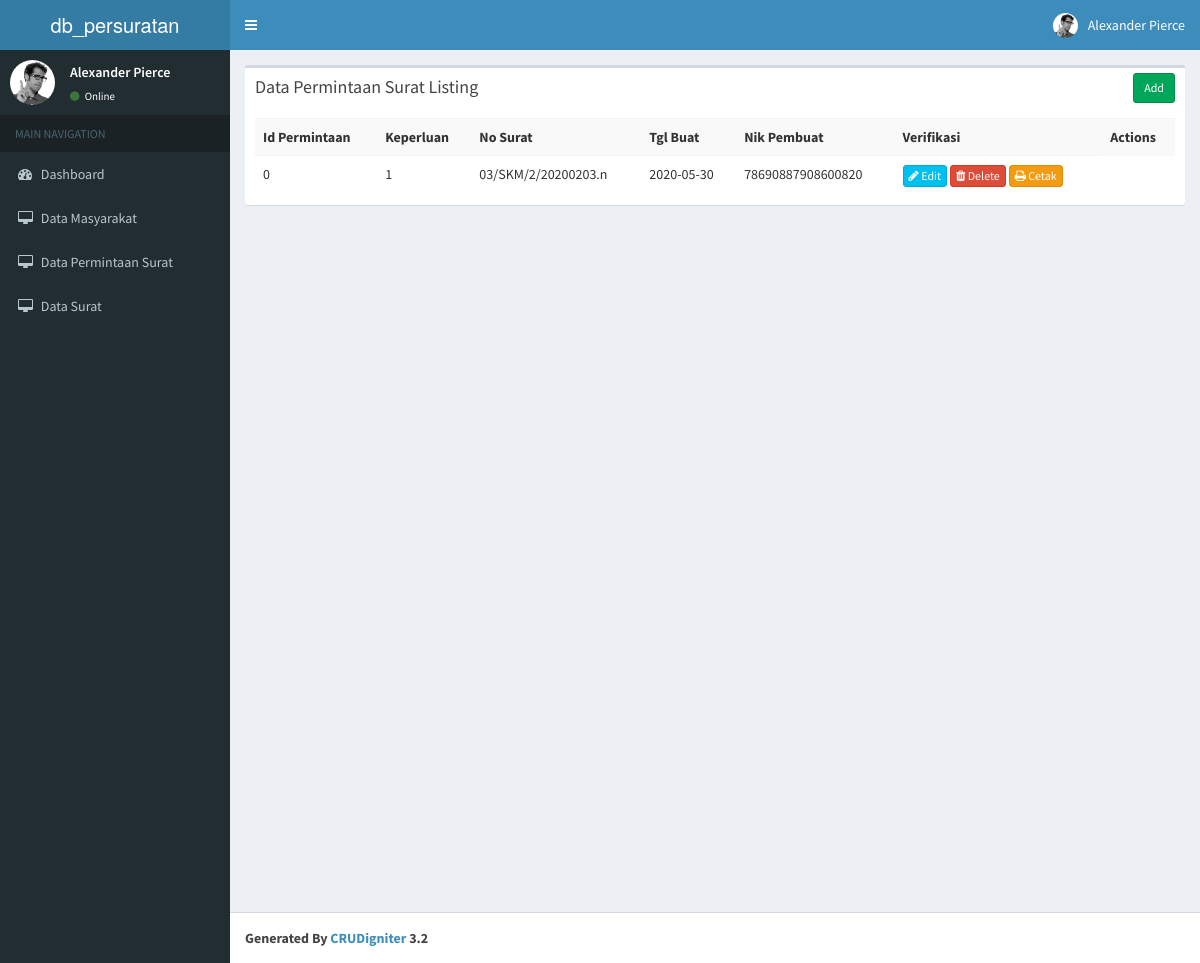
Screenshot of /index.php/data_permintaan_surat with the database file from the repository.
### tables this page shows
CREATE TABLE `data_permintaan_surat` (
  `id_permintaan` int(5) NOT NULL,
  `keperluan` int(3) NOT NULL,
  `no_surat` varchar(30) NOT NULL,
  `tgl_buat` date NOT NULL,
  `nik_pembuat` varchar(17) NOT NULL,
  `ket_1` text NOT NULL,
  `ket_2` text NOT NULL
);

### application/controllers/Data_permintaan_surat.php (called while the page is built, shortened)
<?php
class Data_permintaan_surat extends CI_Controller{
    function __construct()
    {
        $this->load->model('Data_permintaan_surat_model');
    }
    function index()
    {
        $data['data_permintaan_surat'] = $this->Data_permintaan_surat_model->get_all_data_permintaan_surat();
        $data['_view'] = 'data_permintaan_surat/index';
        $this->load->view('layouts/main',$data);
    }
}

### index.php (called while the page is built, shortened)
<?php
require_once BASEPATH.'core/CodeIgniter.php';

### application/models/Data_permintaan_surat_model.php (called while the page is built, shortened)
<?php
class Data_permintaan_surat_model extends CI_Model
{
    function get_all_data_permintaan_surat()
    {
        $this->db->order_by('id_permintaan', 'desc');
        return $this->db->get('data_permintaan_surat')->result_array();
    }
}

### application/views/data_permintaan_surat/index.php (the view)
<div class="row">
    <div class="col-md-12">
        <div class="box">
            <div class="box-header">
                <h3 class="box-title">Data Permintaan Surat Listing</h3>
            	<div class="box-tools">
                    <a href="<?php echo site_url('data_permintaan_surat/add'); ?>" class="btn btn-success btn-sm">Add</a>
                </div>
            </div>
            <div class="box-body">
                <table class="table table-striped">
                    <tr>
						<th>Id Permintaan</th>
						<th>Keperluan</th>
						<th>No Surat</th>
						<th>Tgl Buat</th>
						<th>Nik Pembuat</th>
						<th>Verifikasi</th>
						<th>Actions</th>
                    </tr>
                    <?php foreach($data_permintaan_surat as $d){ ?>
                    <tr>
						<td><?php echo $d['id_permintaan']; ?></td>
						<td><?php echo $d['keperluan']; ?></td>
						<td><?php echo $d['no_surat']; ?></td>
						<td><?php echo $d['tgl_buat']; ?></td>
						<td><?php echo $d['nik_pembuat']; ?></td>
						<td>
                            <a href="<?php echo site_url('data_permintaan_surat/edit/'.$d['id_permintaan']); ?>" class="btn btn-info btn-xs"><span class="fa fa-pencil"></span> Edit</a>
                            <a href="<?php echo site_url('data_permintaan_surat/remove/'.$d['id_permintaan']); ?>" class="btn btn-danger btn-xs"><span class="fa fa-trash"></span> Delete</a>
                            <a href="<?php echo site_url('data_permintaan_surat/print/'.$d['id_permintaan']); ?>" class="btn btn-warning btn-xs"><span class="fa fa-print"></span> Cetak</a>
                        </td>
                    </tr>
                    <?php } ?>
                </table>
            </div>
        </div>
    </div>
</div>

### application/views/layouts/main.php (shortened to what this page needs)
<!DOCTYPE html>
<html>
    <head>
        <link rel="stylesheet" href="<?php echo site_url('resources/css/bootstrap.min.css');?>">
        <link rel="stylesheet" href="<?php echo site_url('resources/css/jquery-ui.min.css');?>">
        <link rel="stylesheet" href="<?php echo site_url('resources/css/font-awesome.min.css');?>">
        <link rel="stylesheet" type="text/css" href="<?php echo site_url('resources/css/datatables.min.css'); ?>">
        <link rel="stylesheet" href="<?php echo site_url('resources/css/AdminLTE.min.css');?>">
        <link rel="stylesheet" href="<?php echo site_url('resources/css/_all-skins.min.css');?>">
    </head>
    <body class="hold-transition skin-blue sidebar-mini">
        <div class="wrapper">
            <header class="main-header">
                <a href="" class="logo">
                    <span class="logo-lg">db_persuratan</span>
                </a>
                <nav class="navbar navbar-static-top">
                    <a href="#" class="sidebar-toggle" data-toggle="offcanvas" role="button">
                    </a>
                    <div class="navbar-custom-menu">
                        <ul class="nav navbar-nav">
                            <li class="dropdown user user-menu">
                                <a href="#" class="dropdown-toggle" data-toggle="dropdown">
                                    <img src="<?php echo site_url('resources/img/user2-160x160.jpg');?>" class="user-image" alt="User Image">
                                    <span class="hidden-xs">Alexander Pierce</span>
                                </a>
                            </li>
                        </ul>
                    </div>
                </nav>
            </header>
            <aside class="main-sidebar">
                <section class="sidebar">
                    <div class="user-panel">
                        <div class="pull-left image">
                            <img src="<?php echo site_url('resources/img/user2-160x160.jpg');?>" class="img-circle" alt="User Image">
                        </div>
                        <div class="pull-left info">
                            <p>Alexander Pierce</p>
                            <a href="#"><i class="fa fa-circle text-success"></i> Online</a>
                        </div>
                    </div>
                    <ul class="sidebar-menu">
                        <li class="header">MAIN NAVIGATION</li>
                        <li>
                            <a href="<?php echo site_url();?>">
                                <i class="fa fa-dashboard"></i> <span>Dashboard</span>
                            </a>
                        </li>
						<li>
                            <a href="#">
                                <i class="fa fa-desktop"></i> <span>Data Masyarakat</span>
                            </a>
                        </li>
						<li>
                            <a href="#">
                                <i class="fa fa-desktop"></i> <span>Data Permintaan Surat</span>
                            </a>
                        </li>
						<li>
                            <a href="#">
                                <i class="fa fa-desktop"></i> <span>Data Surat</span>
                            </a>
                        </li>
                    </ul>
                </section>
            </aside>
            <div class="content-wrapper">
                <section class="content">
                    <?php
                    if(isset($_view) && $_view)
                        $this->load->view($_view);
                    ?>
                </section>
            </div>
            <footer class="main-footer">
                <strong>Generated By <a href="http://www.crudigniter.com/">CRUDigniter</a> 3.2</strong>
            </footer>
        </div>
    </body>
</html>

### rows the page displays
data_permintaan_surat: id_permintaan "0", keperluan "1", no_surat "03/SKM/2/20200203.n", tgl_buat "2020-05-30", nik_pembuat "78690887908600820"
